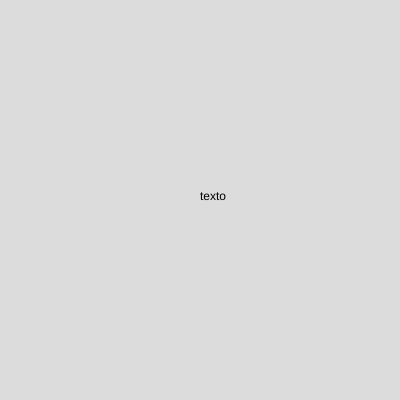
Frame 1 (no input)
Frame 60 (no input): identical to frame 1, image omitted
Frame 120 (the mouse pressed at the canvas centre since frame 60): identical to frame 1, image omitted

The p5.js sketch that drew this single still picture (run headless with seeded random() and noise() and a simulated clock; from frame 60 on, the mouse is pressed at the canvas centre):

// p5.js sketch
// ── sketch.js
function setup() {
    createCanvas(400, 400);
  }
  
  function draw() {
    background(220);
      text("texto",200,200);
  }
